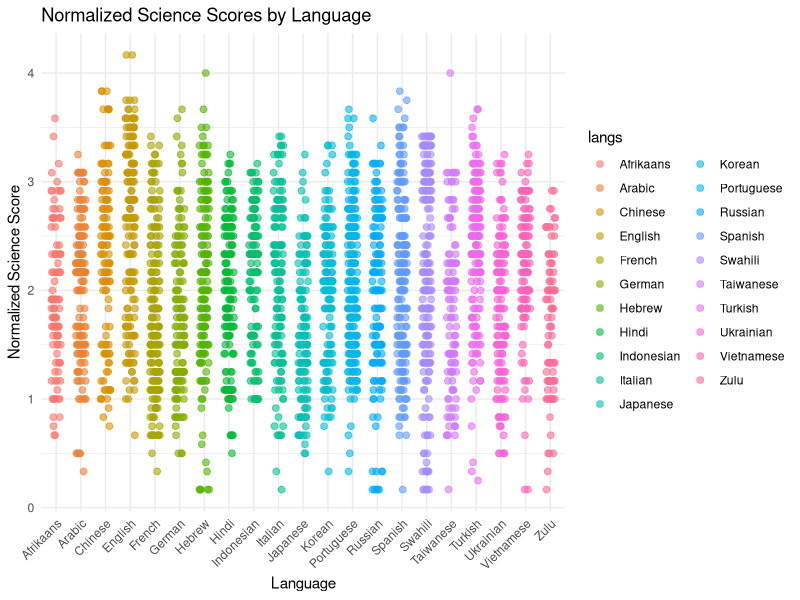
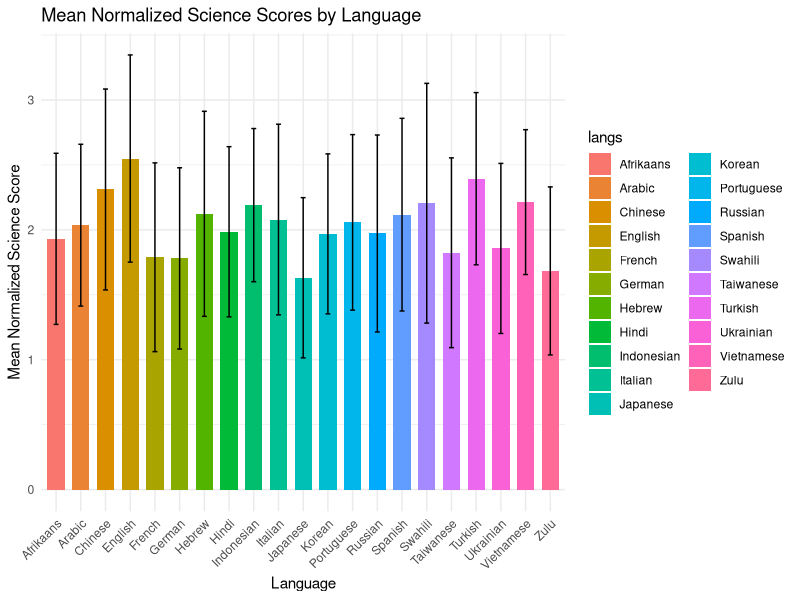
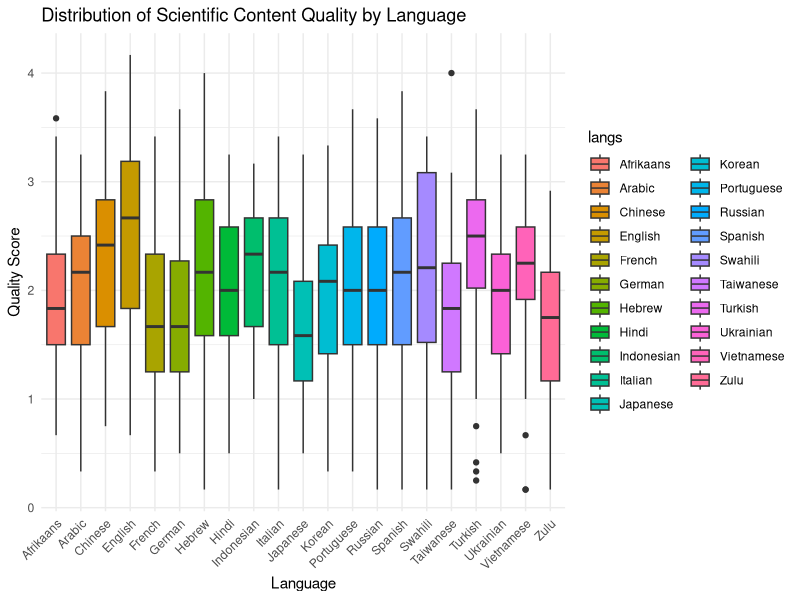

Here is the R script that generated these plots, in order: (Note: this script raises an error after producing the figures.)
## ---- chunk 1
knitr::opts_chunk$set(echo = TRUE)
## ---- chunk 2
library(tidyverse)
## ---- chunk 3
data <- read_tsv('cleaned_data.tsv')
glimpse(data)
## ---- chunk 4
ggplot(data, aes(x = langs, y = agg_sci_qual_norm, color = langs)) +
  geom_jitter(width = 0.2, height = 0, size = 2, alpha = 0.6) +
  theme_minimal() +
  labs(
    title = "Normalized Science Scores by Language",
    x = "Language",
    y = "Normalized Science Score"
  ) +  theme(
    axis.text.x = element_text(angle = 45, hjust = 1)
  )
## ---- chunk 5

# Summarize data to get mean and standard deviation
summary_data <- data %>%
  group_by(langs) %>%
  summarise(
    mean_score = mean(agg_sci_qual_norm),
    sd_score = sd(agg_sci_qual_norm)
  )

# Plotting the data
ggplot(summary_data, aes(x = langs, y = mean_score, fill = langs)) +
  geom_bar(stat = "identity", position = position_dodge(), width = 0.7) +
  geom_errorbar(aes(ymin = mean_score - sd_score, ymax = mean_score + sd_score), width = 0.2, position = position_dodge(0.7)) +
  theme_minimal() +
  labs(
    title = "Mean Normalized Science Scores by Language",
    x = "Language",
    y = "Mean Normalized Science Score"
  )  +  theme(
    axis.text.x = element_text(angle = 45, hjust = 1)
  )
## ---- chunk 6
ggplot(data, aes(x = langs, y = agg_sci_qual_norm, fill = langs)) +
  geom_boxplot() +
  theme_minimal() +
  labs(
    title = "Distribution of Scientific Content Quality by Language",
    x = "Language",
    y = "Quality Score"
  ) +
  theme(axis.text.x = element_text(angle = 45, hjust = 1)) 
## ---- chunk 7
library(caret)

# Set the seed for reproducibility
set.seed(123)

# Split the data into 70% training and 30% test
trainIndex <- createDataPartition(data$agg_sci_qual_norm, p = 0.7, 
                                  list = FALSE, 
                                  times = 1)

# Create the training and test data-sets
trainData <- data[trainIndex, ]
testData <- data[-trainIndex, ]
## ---- chunk 8
# Convert langs and country to factors
trainData <- trainData %>%
  mutate(
    langs = factor(langs),
    country = factor(country)
  )

# Run the linear regression model again
model <- lm(agg_sci_qual_norm ~ ., data = trainData)
summary(model)
## ---- chunk 9
model <- lm(agg_sci_qual_norm ~ . - jargon_score - site_type_fct - country - langs, data = trainData)
summary(model)
## ---- chunk 10
model <- lm(agg_sci_qual_norm ~ result_number + link_type + how_recent_is_the_information  + are_there_local_examples_in_the_content_e_g_r + local_examples_prop + does_the_content_present_advantages_and_disad + link_accessibility + jargon_score, data = trainData)
summary(model)
## ---- chunk 11
model1 <- lm(agg_sci_qual_norm ~ . - access_multimedia - access_sci - access - cred - contextual - accuracy,data = trainData)
step_model <- step(model1)
summary(step_model)
## ---- chunk 12
#experimenting more
model2 <- lm(formula = agg_sci_qual_norm ~ langs + type + result_number + 
    link_type + link_accessibility + how_recent_is_the_information + 
    jargon_score + local_examples_prop + does_the_content_present_advantages_and_disad + 
    site_type_fct, data = trainData)
summary(model2)
## ---- chunk 13
predictions <- predict(model2, newdata = testData)
# calculate RMSE
rmse <- function(actual, predicted) {
  sqrt(mean((actual - predicted)^2))
}

# Calculate RMSE for full model
rmse <- rmse(testData$agg_sci_qual_norm, predictions)
cat("RMSE: ", rmse, "\n")

#calculate the MAE
mae <- function(actual, predicted) {
  mean(abs(actual - predicted))
}
mae <- mae(testData$agg_sci_qual_norm, predictions)
cat("MAE: ", mae, "\n")

#calculate the r squared
r_squared <- function(actual, predicted) {
  1 - sum((actual - predicted)^2) / sum((actual - mean(actual))^2)
}
r <- r_squared(testData$agg_sci_qual_norm, predictions)

cat("r^2: ", r)
